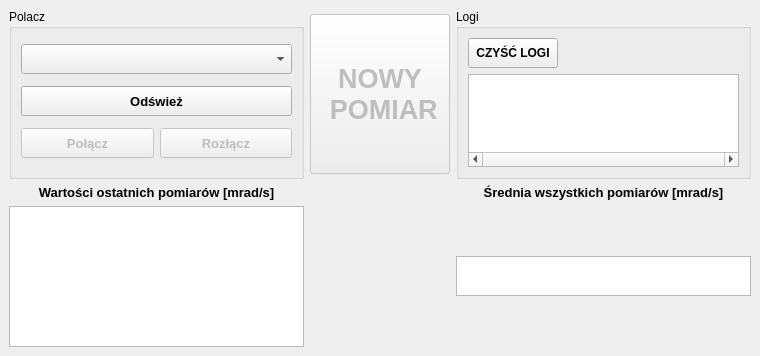
<?xml version="1.0" encoding="UTF-8"?>
<ui version="4.0">
 <class>MainWindow</class>
 <widget class="QMainWindow" name="MainWindow">
  <property name="geometry">
   <rect>
    <x>0</x>
    <y>0</y>
    <width>760</width>
    <height>356</height>
   </rect>
  </property>
  <property name="minimumSize">
   <size>
    <width>760</width>
    <height>250</height>
   </size>
  </property>
  <property name="windowTitle">
   <string>Główne okno - prędkość min</string>
  </property>
  <widget class="QWidget" name="centralwidget">
   <layout class="QGridLayout" name="gridLayout_3">
    <item row="4" column="0">
     <widget class="QTextBrowser" name="ostatniPomiar_textbox">
      <property name="minimumSize">
       <size>
        <width>0</width>
        <height>0</height>
       </size>
      </property>
      <property name="maximumSize">
       <size>
        <width>16777215</width>
        <height>180</height>
       </size>
      </property>
     </widget>
    </item>
    <item row="0" column="1">
     <widget class="QPushButton" name="nowyPomiar_button">
      <property name="enabled">
       <bool>false</bool>
      </property>
      <property name="minimumSize">
       <size>
        <width>140</width>
        <height>0</height>
       </size>
      </property>
      <property name="maximumSize">
       <size>
        <width>16777215</width>
        <height>160</height>
       </size>
      </property>
      <property name="font">
       <font>
        <pointsize>20</pointsize>
        <bold>true</bold>
       </font>
      </property>
      <property name="text">
       <string>NOWY
 POMIAR</string>
      </property>
     </widget>
    </item>
    <item row="0" column="2">
     <widget class="QGroupBox" name="groupBox_Logs">
      <property name="sizePolicy">
       <sizepolicy hsizetype="Expanding" vsizetype="Fixed">
        <horstretch>0</horstretch>
        <verstretch>0</verstretch>
       </sizepolicy>
      </property>
      <property name="minimumSize">
       <size>
        <width>0</width>
        <height>0</height>
       </size>
      </property>
      <property name="maximumSize">
       <size>
        <width>16777215</width>
        <height>170</height>
       </size>
      </property>
      <property name="title">
       <string>Logi</string>
      </property>
      <layout class="QGridLayout" name="gridLayout_2">
       <item row="0" column="0">
        <widget class="QPushButton" name="czyscLogi_button">
         <property name="minimumSize">
          <size>
           <width>90</width>
           <height>30</height>
          </size>
         </property>
         <property name="font">
          <font>
           <pointsize>9</pointsize>
           <bold>true</bold>
          </font>
         </property>
         <property name="text">
          <string>CZYŚĆ LOGI</string>
         </property>
        </widget>
       </item>
       <item row="0" column="1">
        <spacer name="horizontalSpacer">
         <property name="orientation">
          <enum>Qt::Horizontal</enum>
         </property>
         <property name="sizeHint" stdset="0">
          <size>
           <width>40</width>
           <height>20</height>
          </size>
         </property>
        </spacer>
       </item>
       <item row="1" column="0" colspan="2">
        <widget class="QTextEdit" name="logi_textbox">
         <property name="acceptDrops">
          <bool>false</bool>
         </property>
         <property name="horizontalScrollBarPolicy">
          <enum>Qt::ScrollBarAlwaysOn</enum>
         </property>
         <property name="undoRedoEnabled">
          <bool>false</bool>
         </property>
         <property name="lineWrapMode">
          <enum>QTextEdit::NoWrap</enum>
         </property>
        </widget>
       </item>
      </layout>
     </widget>
    </item>
    <item row="0" column="0">
     <widget class="QGroupBox" name="groupBox_Connect">
      <property name="sizePolicy">
       <sizepolicy hsizetype="Expanding" vsizetype="Fixed">
        <horstretch>0</horstretch>
        <verstretch>0</verstretch>
       </sizepolicy>
      </property>
      <property name="minimumSize">
       <size>
        <width>0</width>
        <height>0</height>
       </size>
      </property>
      <property name="maximumSize">
       <size>
        <width>16777215</width>
        <height>170</height>
       </size>
      </property>
      <property name="baseSize">
       <size>
        <width>150</width>
        <height>200</height>
       </size>
      </property>
      <property name="title">
       <string>Polacz</string>
      </property>
      <layout class="QGridLayout" name="gridLayout">
       <item row="1" column="0" colspan="2">
        <widget class="QPushButton" name="odswiez_button">
         <property name="minimumSize">
          <size>
           <width>0</width>
           <height>30</height>
          </size>
         </property>
         <property name="font">
          <font>
           <pointsize>10</pointsize>
           <bold>true</bold>
          </font>
         </property>
         <property name="text">
          <string>Odśwież</string>
         </property>
        </widget>
       </item>
       <item row="0" column="0" colspan="2">
        <widget class="QComboBox" name="dostepnePorty_combobox">
         <property name="minimumSize">
          <size>
           <width>0</width>
           <height>30</height>
          </size>
         </property>
        </widget>
       </item>
       <item row="2" column="0">
        <widget class="QPushButton" name="polaczPort_button">
         <property name="enabled">
          <bool>false</bool>
         </property>
         <property name="sizePolicy">
          <sizepolicy hsizetype="Minimum" vsizetype="Fixed">
           <horstretch>0</horstretch>
           <verstretch>0</verstretch>
          </sizepolicy>
         </property>
         <property name="minimumSize">
          <size>
           <width>0</width>
           <height>30</height>
          </size>
         </property>
         <property name="font">
          <font>
           <pointsize>10</pointsize>
           <bold>true</bold>
          </font>
         </property>
         <property name="text">
          <string>Połącz</string>
         </property>
        </widget>
       </item>
       <item row="2" column="1">
        <widget class="QPushButton" name="rozlaczPort_button">
         <property name="enabled">
          <bool>false</bool>
         </property>
         <property name="sizePolicy">
          <sizepolicy hsizetype="Minimum" vsizetype="Fixed">
           <horstretch>0</horstretch>
           <verstretch>0</verstretch>
          </sizepolicy>
         </property>
         <property name="minimumSize">
          <size>
           <width>0</width>
           <height>30</height>
          </size>
         </property>
         <property name="font">
          <font>
           <pointsize>10</pointsize>
           <bold>true</bold>
          </font>
         </property>
         <property name="autoFillBackground">
          <bool>false</bool>
         </property>
         <property name="text">
          <string>Rozłącz</string>
         </property>
        </widget>
       </item>
      </layout>
     </widget>
    </item>
    <item row="2" column="0">
     <widget class="QLabel" name="label">
      <property name="maximumSize">
       <size>
        <width>16777215</width>
        <height>25</height>
       </size>
      </property>
      <property name="font">
       <font>
        <pointsize>10</pointsize>
        <bold>true</bold>
       </font>
      </property>
      <property name="text">
       <string>Wartości ostatnich pomiarów [mrad/s]</string>
      </property>
      <property name="alignment">
       <set>Qt::AlignCenter</set>
      </property>
     </widget>
    </item>
    <item row="4" column="2">
     <widget class="QTextBrowser" name="sredniaPomiarow_textbox">
      <property name="maximumSize">
       <size>
        <width>16777215</width>
        <height>40</height>
       </size>
      </property>
     </widget>
    </item>
    <item row="2" column="2">
     <widget class="QLabel" name="label_6">
      <property name="maximumSize">
       <size>
        <width>16777215</width>
        <height>25</height>
       </size>
      </property>
      <property name="font">
       <font>
        <pointsize>10</pointsize>
        <bold>true</bold>
       </font>
      </property>
      <property name="text">
       <string>Średnia wszystkich pomiarów [mrad/s]</string>
      </property>
      <property name="alignment">
       <set>Qt::AlignCenter</set>
      </property>
     </widget>
    </item>
   </layout>
  </widget>
 </widget>
 <resources/>
 <connections/>
</ui>
